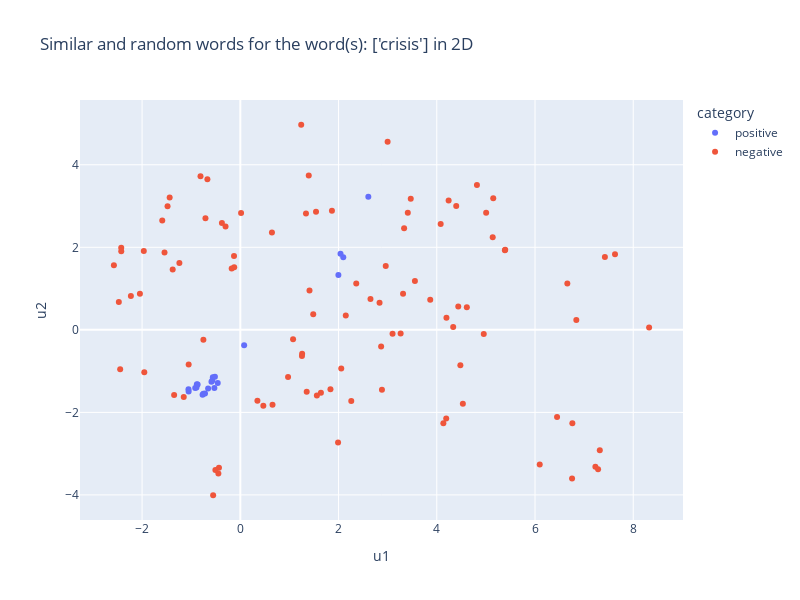

Write notebook code for a chart like this one.
### Markdown cell above
Now, we combine these techniques and plot two dimensional representations for similar and random words. In the example below, we look for the $20$ most similar words of the word "crisis". We generate two dimensional representations for the corresponding word vectors by transforming the original $300$ dimensional vectors with the umap dimensionality reduction model. The same thing is done for $100$ randomly selected words. The resulting vectors can be viszalized in the scatter plot below.

### Code cell
import plotly.express as px

def plot_similar_words_2d(word, n_words, word_vectors, reducer, rnd_state = 42):
    most_sim_words = word_vectors.most_similar(word, topn = n_words)
    positive_words = word + [element[0] for element in most_sim_words]
    positive_words_2d = reducer.transform(word_vectors[positive_words])
    positive_words_2d_df = pd.DataFrame(positive_words_2d, index = positive_words, columns = ["u1", "u2"])
    positive_words_2d_df.loc[:, "category"] = "positive"

    positive_indices = [word_vectors.key_to_index[positive_word] for positive_word in positive_words]
    negative_indices = [i for i in range(len(word_vectors)) if not(i in positive_indices)]
    np.random.seed(rnd_state)
    negative_words_indices = np.random.choice(negative_indices, 5 * n_words, replace = False).tolist()
    negative_words = [word_vectors.index_to_key[negative_words_index] for negative_words_index in negative_words_indices]
    negative_words_2d = reducer.transform(word_vectors[negative_words_indices])
    negative_words_2d_df = pd.DataFrame(negative_words_2d, index = negative_words, columns = ["u1", "u2"])
    negative_words_2d_df.loc[:, "category"] = "negative"

    words_2d = pd.concat((positive_words_2d_df, negative_words_2d_df))

    fig = px.scatter(words_2d, x = "u1", y = "u2", color = "category", hover_name = words_2d.index, width = 800, height = 600, title = f"Similar and random words for the word(s): {word} in 2D")
    return fig

fig = plot_similar_words_2d(["crisis"], 20, google_word_vectors, dim_reducer)
fig.show()

### Figure 1 — Plotly figure (JSON) as saved in the notebook; plotly's stock layout.template omitted (floating-point values rounded to 4 significant figures)
{"data": [{"hovertemplate": "<b>%{hovertext}</b><br><br>category=positive<br>u1=%{x}<br>u2=%{y}<extra></extra>", "hovertext": ["crisis", "crises", "turmoil", "meltdown", "credit_crunch", "crisis.The", "recession", "downturn", "subprime_mortgage_crisis", "economic_downturn", "liquidity_crunch", "crisi", "upheaval", "turmoil_engulfing", "crunch", "calamity", "contagion", "malaise_gripping", "upheavals", "subprime_mortgage_meltdown", "recesssion"], "legendgroup": "positive", "marker": {"color": "#636efa", "symbol": "circle"}, "mode": "markers", "name": "positive", "orientation": "v", "showlegend": true, "type": "scatter", "x": [-0.5702, -0.5595, -0.719, -0.8851, -0.8695, -0.9187, -0.4598, -0.6556, -0.8928, -0.5877, -1.056, 2.606, -0.5173, 2.096, 0.078, 1.997, -0.7689, -0.5279, 2.04, -1.053, -0.7534], "xaxis": "x", "y": [-1.229, -1.147, -1.545, -1.318, -1.324, -1.411, -1.291, -1.421, -1.397, -1.255, -1.44, 3.224, -1.135, 1.762, -0.3706, 1.331, -1.575, -1.406, 1.844, -1.492, -1.548], "yaxis": "y"}, {"hovertemplate": "<b>%{hovertext}</b><br><br>category=negative<br>u1=%{x}<br>u2=%{y}<extra></extra>", "hovertext": ["Orji_Kalu", "By_SHELLY_JANKE", "#,##,###.##_crore", "postfight", "Empics", "faux_paus", "adductor_groin", "atmospheric_oceanic", "www.jccc.edu", "Chairman_Jhala_Nath", "Pakistanis_Bangladeshis", "Bravest", "Minister_Raghuraj_Pratap", "Frustration_Grows", "aahed", "Banilad_Cebu_City", "dictator_Muammar_Qaddafi", "J._Ezra_Merkin", "lowlying_areas", "Yong_Pyong", "FiberGel", "spokesman_Reach_Sambath", "Tommy_D'_Alesandro", "Golub", "Cadillac_Coupe_DeVille", "Wunsche", "Ranjit_Kamble", "Deserves_Better", "Park_Kultury_metro", "Stephen_Spender", "ROLL_OUT_THE", "Yubileynaya_mine", "Bare_root", "Viral_Campaign", "Felting", "dnf", "adverbial", "Rob_Morosi", "Minister_Rhona_Brankin", "Inc._NYSE_PFE", "Kraft_Foods_Ray_Stubblebine", "Franzén", "Fung", "Joseph_Altuzarra_Prabal_Gurung", "FOR_BUILDING", "Dobroth", "clerestories", "Sabra_Shatila", "Erhai_Lake", "WiFi_###.##b", "Alisha_Filmore", "Yamao", "FROM_PRISON", "acquits_herself", "Bluetooth_GPRS", "Parkside_Gardens", "Outreach_Colorado_www.EnergyOutreach.org", "Adam_Vinatieri_kicked", "Don_Vito_Margera", "DE_Aaron_Schobel", "Ao_Chalong_Yacht_Club", "CARY_NC_EON_Enhanced", "mortuary_attendants", "Hikkaduwa", "Currently_INV", "Arvind_Pandya", "NVISION", "Yugoslavian", "Anthony_Congi", "Industrialinfo.com_Industrial_Information", "ClearBlack_display", "Moulders", "Bukit_Payong", "record_holder_Khanafeyeva", "Clontarf_Garda_Station", "Seibert_Pappas", "Dipo_Dina", "Mocrocks_beaches", "WR_Ernest_Wilford", "Daniela_Petrova", "mayne", "Upper_Bann", "ID_nN######", "Rabiu_Ibrahim", "HALFORD", "Sofia_Moutsou", "AVAYA", "investor_Sharon_Lissauer", "PLA_polylactic_acid", "Daddy_Yankee_Orishas", "Doros", "Gen._Raoul_Cedras", "Jancis_Robinson_MW", "Sandra_Westlund_Deenihan", "Bishop_Miege_HS", "LOWLAND_FLOODING", "mortgagebacked_securities", "Seth_Loman", "Tirumalasetti", "Airbus_A###/A###_aircraft"], "legendgroup": "negative", "marker": {"color": "#EF553B", "symbol": "circle"}, "mode": "markers", "name": "negative", "orientation": "v", "showlegend": true, "type": "scatter", "x": [5.393, 1.641, -1.152, 8.323, 1.835, 1.541, 6.755, -1.966, 0.3479, 0.6557, 2.361, 1.484, 1.259, -0.1244, 0.6436, 3.335, 3.555, -1.052, 4.242, 6.658, -1.482, 3.867, 2.884, 4.134, -1.589, 4.531, 5.15, -0.1755, 3.313, 1.337, -0.5533, 2.147, -0.3749, -0.1283, -0.7098, 7.629, -1.543, 3.099, 4.197, -2.446, 2.055, 4.481, 3.47, 0.01573, -0.447, 4.192, -0.301, 2.961, 3.41, -2.574, 6.761, 2.999, -0.435, 1.393, -2.424, 4.957, 0.4687, 7.319, 2.867, 7.284, 7.423, 1.558, 5.139, 4.396, -2.474, 5.005, -2.228, 4.438, 1.99, 0.9721, -2.425, -1.241, 4.079, 1.255, 3.264, -0.8108, 5.387, 1.408, 7.23, 2.259, 1.866, 4.334, -1.955, 6.842, 1.24, 2.65, -2.044, 1.352, -1.439, 1.074, 4.612, 2.835, -0.6703, -0.7519, 6.449, -0.5076, -1.348, 6.096, 4.818, -1.377], "xaxis": "x", "y": [1.943, -1.525, -1.625, 0.05755, -1.441, 2.86, -3.603, 1.911, -1.717, -1.813, 1.122, 0.3774, -0.5797, 1.514, 2.362, 2.461, 1.184, -0.84, 3.134, 1.125, 2.998, 0.7303, -1.452, -2.261, 2.651, -1.789, 3.191, 1.489, 0.873, 2.818, -4.008, 0.3483, 2.59, 1.787, 2.706, 1.833, 1.876, -0.09377, 0.2949, -0.9542, -0.9374, -0.8569, 3.174, 2.829, -3.48, -2.148, 2.504, 1.547, 2.834, 1.564, -2.261, 4.556, -3.34, 3.742, 1.907, -0.1027, -1.837, -2.916, -0.4028, -3.378, 1.767, -1.594, 2.242, 3.004, 0.6741, 2.835, 0.8208, 0.5683, -2.73, -1.141, 1.988, 1.617, 2.566, -0.6325, -0.0891, 3.722, 1.928, 0.9514, -3.319, -1.726, 2.883, 0.07088, -1.029, 0.2382, 4.969, 0.7468, 0.8716, -1.503, 3.208, -0.2295, 0.5482, 0.6579, 3.652, -0.2376, -2.112, -3.399, -1.577, -3.26, 3.508, 1.462], "yaxis": "y"}], "layout": {"height": 600, "legend": {"title": {"text": "category"}, "tracegroupgap": 0}, "title": {"text": "Similar and random words for the word(s): ['crisis'] in 2D"}, "width": 800, "xaxis": {"anchor": "y", "domain": [0, 1], "title": {"text": "u1"}}, "yaxis": {"anchor": "x", "domain": [0, 1], "title": {"text": "u2"}}}}
